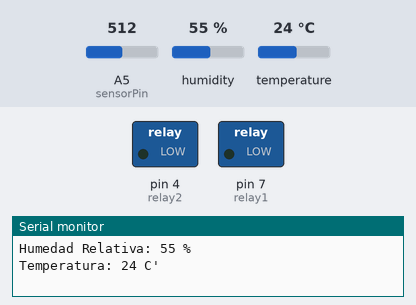
A sketch run on a simulated Arduino Uno, built with avr-gcc and run on an emulated ATmega328P. Parts: switched loads named in the sketch (green lamp = pin HIGH), the last lines printed to the serial monitor. Inputs (shaded band) come from the test bench; at power-on: temperature 24 °C, A5 (sensorPin) = 512, humidity 55 %.

Above: at 6.3 s.
6.4 s: temperature set to 27 °C
At 12.8 s:
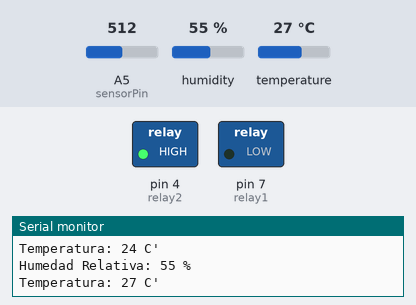
18.6 s: A5 (sensorPin) set to 0
At 19.2 s:
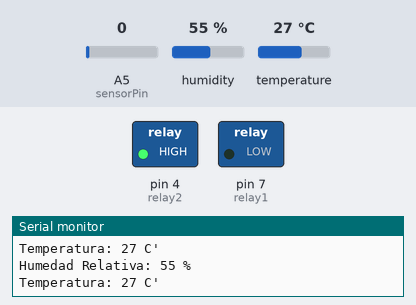
24.8 s: A5 (sensorPin) set to 35
At 27.2 s:
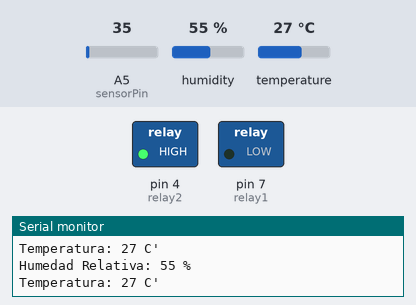
37.4 s: temperature set to 12 °C
At 41.6 s:
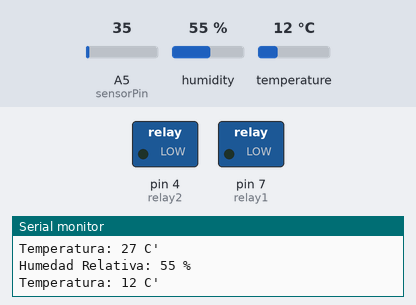
Timing chart, 0 to 51.2 s (numbered marks = the images above; inputs shaded):
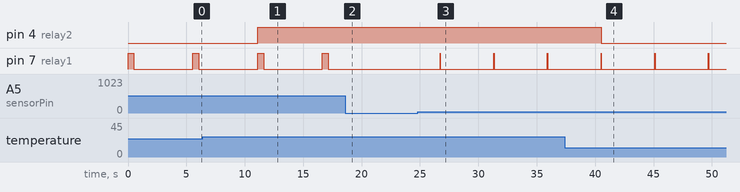

Measured:
- the behaviour switches between 25 and 26 °C on temperature (found by bisection; images 0 and 1)
- after the input at 6.4 s, pin 4 (relay2): LOW → HIGH after 4.7 s
- after the input at 18.6 s, pin 7 (relay1): stays LOW (without the input it goes to HIGH after 3.6 s)
- after the input at 24.8 s, pin 7 (relay1): alternates HIGH for 0.04 s and LOW for 4.6 s, starting after 1.9 s
- after the input at 37.4 s, pin 4 (relay2): HIGH → LOW after 3.1 s
- by itself, pin 7 (relay1): alternates HIGH for 0.51 s and LOW for 5.0 s

The sketch:

Proyecto.ino
```cpp
#include "DHT.h"
#define DHTPIN 2
#define DHTTYPE DHT11
DHT dht(DHTPIN, DHTTYPE);
int sensorPin = A5;
int sensorValue = 0;
int relay1 = 7;
int relay2 = 4;

void setup() {
  pinMode(relay1, OUTPUT);
  pinMode(relay2, OUTPUT);
  Serial.begin(9600);
  dht.begin();
}

void loop() {
  sensorValue = analogRead(sensorPin);
  digitalWrite(relay1, HIGH);
  delay(sensorValue);
  digitalWrite(relay1, LOW);
  delay(sensorValue);
  delay(2000);

int h = dht.readHumidity();// Lee la humedad
int t= dht.readTemperature();//Lee la temperatura
//////////////////////////////////////////////////Humedad
Serial.print("Humedad Relativa: ");
Serial.print(h);//Escribe la humedad
Serial.println(" %");
delay (2500);
///////////////////////////////////////////////////Temperatura
Serial.print("Temperatura: ");
Serial.print(t);//Escribe la temperatura
Serial.println(" C'");
if(t > 25)
{
  digitalWrite(relay2, HIGH);
}
else
{
  digitalWrite(relay2, LOW);
}
}
```
